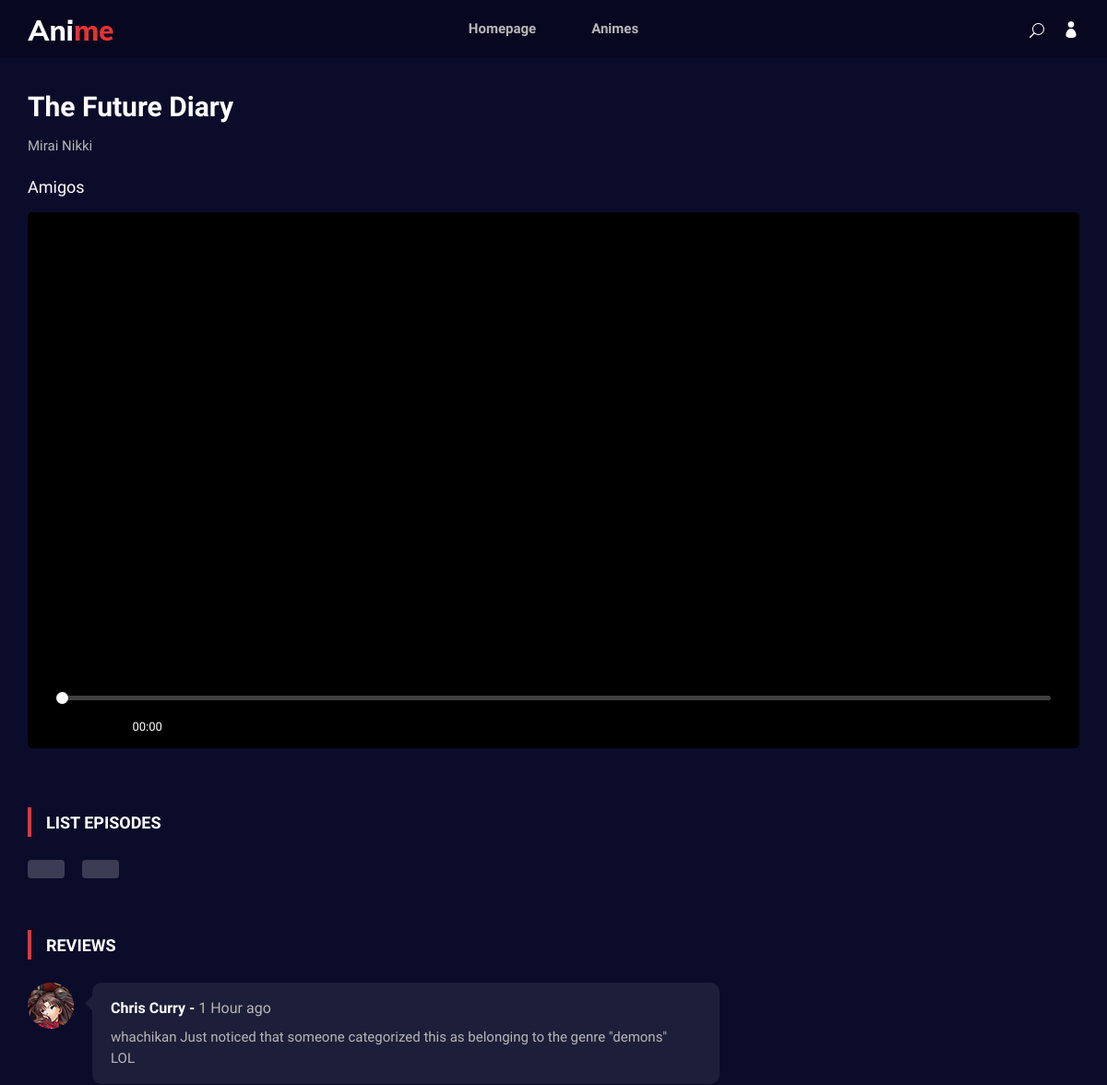
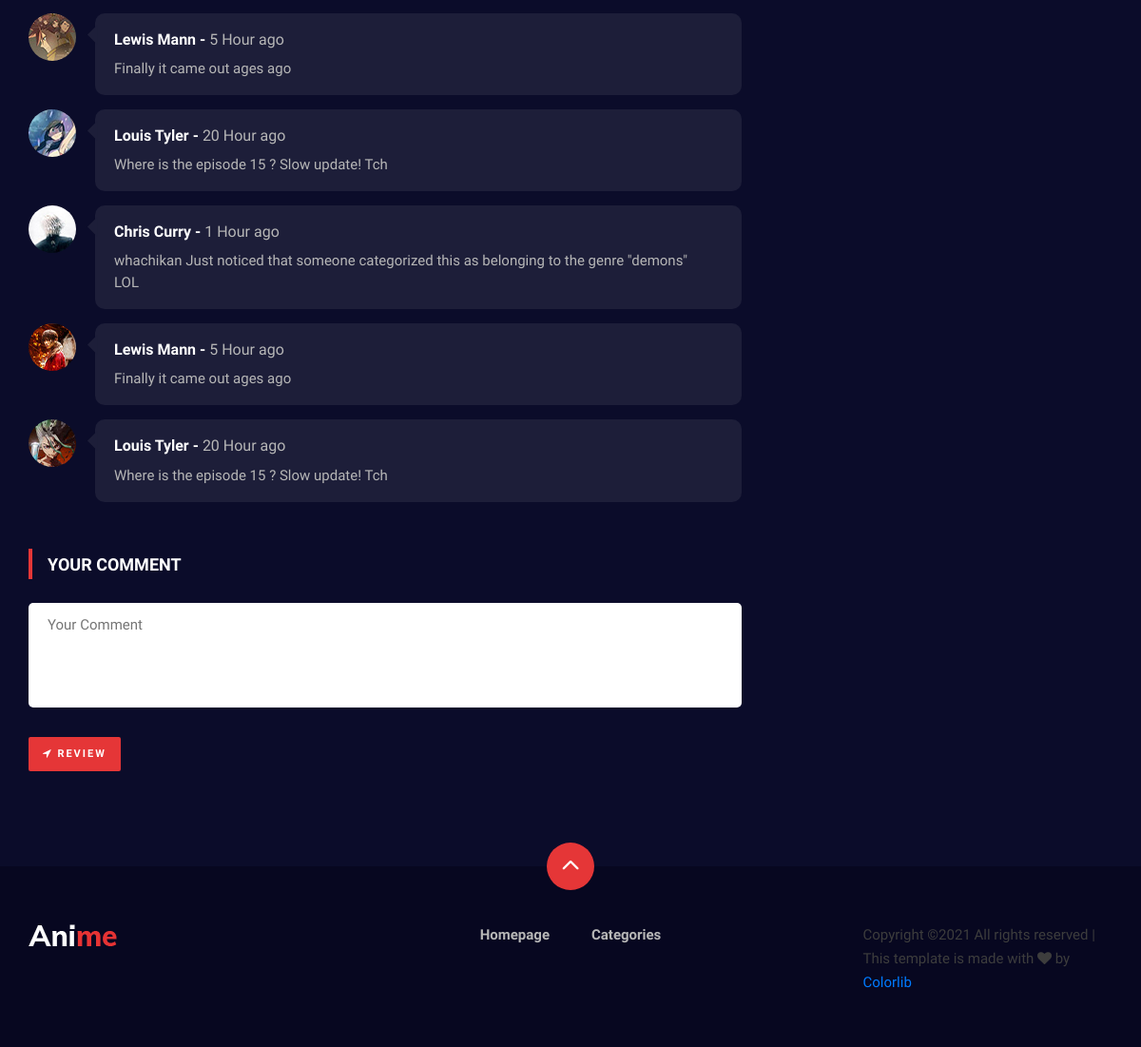
Page /anime-watching.php?id=1&episodioId=1 on the committed database (2 pictures, top to bottom).
### tables this page shows
CREATE TABLE `anime` (
  `animeId` int(11) NOT NULL AUTO_INCREMENT,
  `animeName` varchar(45) NOT NULL,
  `animeImagemURL` varchar(255) NOT NULL,
  `animeJapaneseName` varchar(45) DEFAULT NULL,
  `animeSinopse` varchar(255) DEFAULT NULL,
  PRIMARY KEY (`animeId`)
);

CREATE TABLE `episodios` (
  `episodioId` int(11) NOT NULL AUTO_INCREMENT,
  `episodioName` varchar(45) NOT NULL,
  `episodioURL` varchar(255) NOT NULL,
  `episodioAnimeId` int(11) NOT NULL,
  PRIMARY KEY (`episodioId`),
  KEY `fk_episodios_Anime1_idx` (`episodioAnimeId`),
  CONSTRAINT `fk_episodios_Anime1` FOREIGN KEY (`episodioAnimeId`) REFERENCES `anime` (`animeId`) ON DELETE NO ACTION ON UPDATE NO ACTION
);

### anime-watching.php (the view, shortened to what this page needs)
<?php
include_once("includes/body.inc.php");
if (isset ($_GET['episodioId'])) {
    $episodioId = intval($_GET['episodioId']);
} else {
    $episodioId = -1;
}
$id = intval($_GET['id']);
$sql = "select * from animeCategorias inner join Anime on categoriaAnimeId = animeId
        inner join Categorias on animeCategoriaId = categoriaId where animeId=" . $id;
$resultadoAnime = mysqli_query($con, $sql);
$dadosAnime = mysqli_fetch_array($resultadoAnime);
?>
    <div class="breadcrumb-option">
        <div class="container">
            <div class="row">
                <div class="col-lg-12">
                    <div class="anime__details__text">
                        <div class="anime__details__title">
                            <a href="anime-details.php?id=<?php echo $id?>"><h3><?php echo $dadosAnime['animeName'] ?></h3></a>
                            <span style="position: absolute; margin-top: 0px"><?php echo $dadosAnime['animeJapaneseName'] ?></span>
                            <?php
                            $sql2 = "Select * from episodios where episodioAnimeId=$id and episodioId=" . $episodioId;
                            $resultadoNomes = mysqli_query($con, $sql2);
                            $dadosNome = mysqli_fetch_array($resultadoNomes);
                            ?>
                            <h5 style="color: white; position: absolute; margin-top: 45px"><?php echo $dadosNome['episodioName'] ?></h5>
                        </div>
                    </div>
                </div>
            </div>
        </div>
    </div>
    <section class="anime-details spad mt-3 ">
        <div class="container">
            <div class="row">
                <div class="col-lg-12">
                    <div class="anime__video__player">
                        <video id="player">
                            <source src="videos/1.mp4" type="video/mp4"/>
                        </video>
                    </div>
                    <div class="anime__details__episodes">
                        <div class="section-title">
                            <h5>List Episodes</h5>
                        </div>
                        <?php
                        $sql1 = "Select * from episodios where episodioAnimeId=" . $id;
                        $resultadoEpisodios = mysqli_query($con, $sql1);
                        while ($dadosEpisodios = mysqli_fetch_array($resultadoEpisodios)) {
                            ?>
                            <a href="anime-watching.php?id=<?php echo $id ?>&episodioId=<?php echo $dadosEpisodios['episodioId'] ?>"><?php echo $dadosEpisodios['episodioNr'] ?></a>
                            <?php
                        }
                        ?>
                    </div>
                </div>
            </div>
            <div class="row">
                <div class="col-lg-8">
                    <div class="anime__details__review">
                        <div class="section-title">
                            <h5>Reviews</h5>
                        </div>
                        <div class="anime__review__item">
                            <div class="anime__review__item__pic">
                                <img src="img/anime/review-1.jpg" alt="">
                            </div>
                            <div class="anime__review__item__text">
                                <h6>Chris Curry - <span>1 Hour ago</span></h6>
                                <p>whachikan Just noticed that someone categorized this as belonging to the genre
                                    "demons" LOL</p>
                            </div>
                        </div>
                        <div class="anime__review__item">
                            <div class="anime__review__item__pic">
                                <img src="img/anime/review-2.jpg" alt="">
                            </div>
                            <div class="anime__review__item__text">
                                <h6>Lewis Mann - <span>5 Hour ago</span></h6>
                                <p>Finally it came out ages ago</p>
                            </div>
                        </div>
                        <div class="anime__review__item">
                            <div class="anime__review__item__pic">
                                <img src="img/anime/review-3.jpg" alt="">
                            </div>
                            <div class="anime__review__item__text">
                                <h6>Louis Tyler - <span>20 Hour ago</span></h6>
                                <p>Where is the episode 15 ? Slow update! Tch</p>
                            </div>
                        </div>
                        <div class="anime__review__item">
                            <div class="anime__review__item__pic">
                                <img src="img/anime/review-4.jpg" alt="">
                            </div>
                            <div class="anime__review__item__text">
                                <h6>Chris Curry - <span>1 Hour ago</span></h6>
                                <p>whachikan Just noticed that someone categorized this as belonging to the genre
                                    "demons" LOL</p>
                            </div>
                        </div>
                        <div class="anime__review__item">
                            <div class="anime__review__item__pic">
                                <img src="img/anime/review-5.jpg" alt="">
                            </div>
                            <div class="anime__review__item__text">
                                <h6>Lewis Mann - <span>5 Hour ago</span></h6>
                                <p>Finally it came out ages ago</p>
                            </div>
                        </div>
                        <div class="anime__review__item">
                            <div class="anime__review__item__pic">
                                <img src="img/anime/review-6.jpg" alt="">
                            </div>
                            <div class="anime__review__item__text">
                                <h6>Louis Tyler - <span>20 Hour ago</span></h6>
                                <p>Where is the episode 15 ? Slow update! Tch</p>
                            </div>
                        </div>
                    </div>
                    <div class="anime__details__form">
                        <div class="section-title">
                            <h5>Your Comment</h5>
                        </div>
                        <form action="#">
                            <textarea placeholder="Your Comment"></textarea>
                            <button type="submit"><i class="fa fa-location-arrow"></i> Review</button>
                        </form>
                    </div>
                </div>
            </div>
        </div>
    </section>

### css/plyr.css (style rules this page uses)
.plyr audio,.plyr iframe,.plyr video { display:block;height:100%;width:100% }
.plyr--full-ui *,.plyr--full-ui ::after,.plyr--full-ui ::before { box-sizing:inherit }

### css/style.css (style rules this page uses)
html, body { height: 100%; font-family: "Mulish", sans-serif; -webkit-font-smoothing: antialiased; background: #0b0c2a; }
h1, h2, h3, h4, h5, h6 { margin: 0; color: #111111; font-weight: 400; font-family: "Mulish", sans-serif; }
h3 { font-size: 30px; }
h5 { font-size: 18px; }
h6 { font-size: 16px; }
p { font-size: 15px; font-family: "Mulish", sans-serif; color: #3d3d3d; font-weight: 400; line-height: 25px; margin: 0 0 15px 0; }
img { max-width: 100%; }
.section-title { margin-bottom: 30px; }
.section-title h4, .section-title h5 { color: #ffffff; font-weight: 600; line-height: 21px; text-transform: uppercase; padding-left: 20px; position: relative; font-family: "Oswald", sans-serif; }
.section-title h4:after, .section-title h5:after { position: absolute; left: 0; top: -6px; height: 32px; width: 4px; background: #e53637; content: ""; }
.spad { padding-top: 100px; padding-bottom: 100px; }
.anime-details { padding-top: 60px; }
.anime__details__text { position: relative; }
.anime__details__title { margin-bottom: 20px; }
.anime__details__title h3 { color: #ffffff; font-weight: 700; margin-bottom: 13px; }
.anime__details__title span { font-size: 15px; color: #b7b7b7; display: block; }
.anime__details__review { margin-bottom: 55px; }
.anime__review__item { overflow: hidden; margin-bottom: 15px; }
.anime__review__item__pic { float: left; margin-right: 20px; position: relative; }
.anime__review__item__pic:before { position: absolute; right: -30px; top: 15px; border-top: 15px solid transparent; border-left: 15px solid #1d1e39; content: ""; -webkit-transform: rotate(45deg); -ms-transform: rotate(45deg); transform: rotate(45deg); }
.anime__review__item__pic img { height: 50px; width: 50px; border-radius: 50%; }
.anime__review__item__text { overflow: hidden; background: #1d1e39; padding: 18px 30px 16px 20px; border-radius: 10px; }
.anime__review__item__text h6 { color: #ffffff; font-weight: 700; margin-bottom: 10px; }
.anime__review__item__text h6 span { color: #b7b7b7; font-weight: 400; }
.anime__review__item__text p { color: #b7b7b7; line-height: 23px; margin-bottom: 0; }
.anime__details__form form textarea { width: 100%; font-size: 15px; color: #b7b7b7; padding-left: 20px; padding-top: 12px; height: 110px; border: none; border-radius: 5px; resize: none; margin-bottom: 24px; }
.anime__details__form form button { font-size: 11px; color: #ffffff; font-weight: 700; letter-spacing: 2px; text-transform: uppercase; background: #e53637; border: none; padding: 10px 15px; border-radius: 2px; }
.anime__video__player { margin-bottom: 70px; }
.anime__video__player .plyr audio, .anime__video__player .plyr iframe, .anime__video__player .plyr video { width: 102%; }
.anime__details__episodes { margin-bottom: 35px; }
.anime__details__episodes a { display: inline-block; font-size: 15px; color: #ffffff; background: rgba(255, 255, 255, 0.2); padding: 10px 20px; border-radius: 4px; margin-right: 15px; margin-bottom: 20px; -webkit-transition: all, 0.3s; -o-transition: all, 0.3s; transition: all, 0.3s; }
.breadcrumb-option { padding-top: 35px; }
@media only screen and (min-width: 1200px) { .container { max-width: 1170px; } }

### rows in the picture
anime: animeName "The Future Diary", animeJapaneseName "Mirai Nikki"
episodios: episodioName "Amigos"
